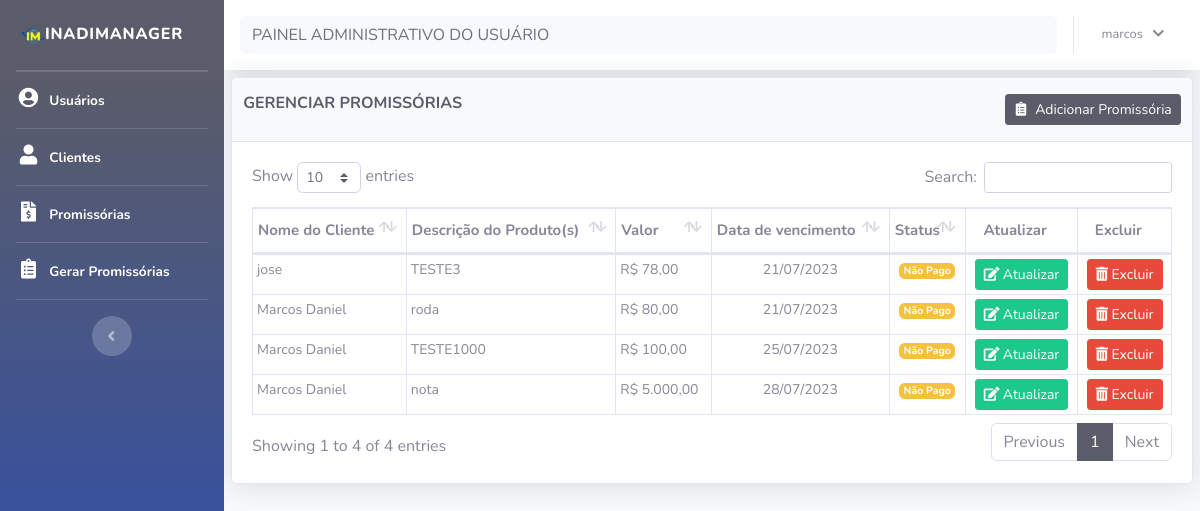
The app's page /promissoria/promissorias_nao_pagas.php (signed in), older data.
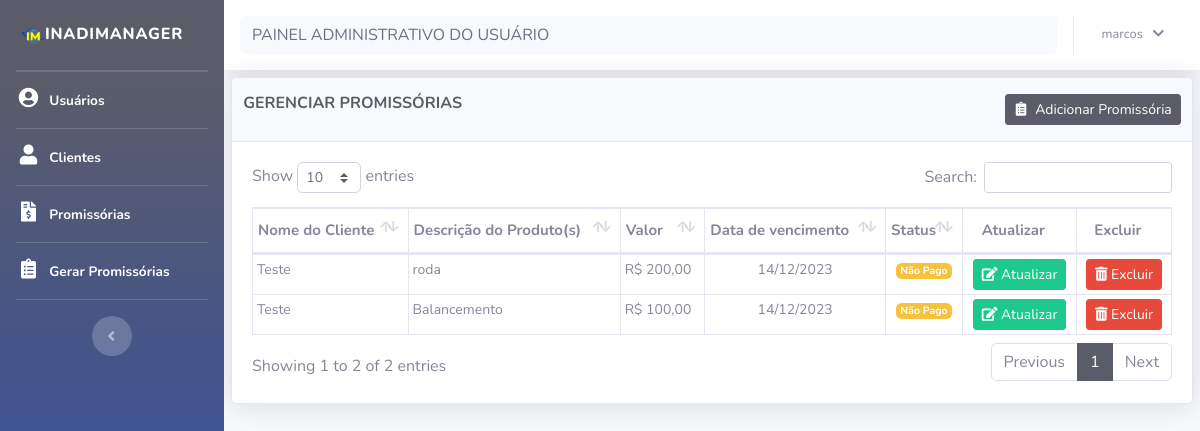
The same page, newer data.
### tables this page shows
CREATE TABLE IF NOT EXISTS `promissoria` (
  `cod` int(11) NOT NULL AUTO_INCREMENT,
  `descricao` varchar(200) NOT NULL,
  `valor` decimal(10,0) NOT NULL,
  `data_compra` date NOT NULL,
  `data_vencimento` date NOT NULL,
  `cod_cliente` int(11) NOT NULL,
  `status` int(11) DEFAULT NULL,
  PRIMARY KEY (`cod`),
  KEY `foreign_key_cod_cliente` (`cod_cliente`),
  KEY `fk_status_promissoria` (`status`),
  CONSTRAINT `fk_divida_cliente` FOREIGN KEY (`cod_cliente`) REFERENCES `cliente` (`cod`) ON DELETE CASCADE,
  CONSTRAINT `fk_status_promissoria` FOREIGN KEY (`status`) REFERENCES `status` (`id`)
);

CREATE TABLE IF NOT EXISTS `cliente` (
  `cod` int(11) NOT NULL AUTO_INCREMENT,
  `nome` varchar(100) NOT NULL,
  `cpf` varchar(100) NOT NULL,
  `email` varchar(100) NOT NULL,
  `endereco` varchar(100) NOT NULL,
  `numero` varchar(11) NOT NULL,
  `bairro` varchar(100) NOT NULL,
  `cidade` varchar(100) NOT NULL,
  `telefone` varchar(100) NOT NULL,
  PRIMARY KEY (`cod`)
);

### bd/bd_promissoria.php (called while the page is built, shortened)
<?php
function listaPromissoriaNaoPagas1() {
    $conexao = conecta_bd();
    $query = $conexao->prepare("SELECT promissoria.cod, cliente.nome, promissoria.descricao, promissoria.valor, promissoria.data_vencimento, promissoria.status
              FROM promissoria
              INNER JOIN cliente ON promissoria.cod_cliente = cliente.cod
              WHERE promissoria.status = 2");
    $query->execute();
    $lista = $query->fetchAll(PDO::FETCH_ASSOC);
    return $lista;
}
?>

### promissoria/promissorias_nao_pagas.php (the view, shortened to what this page needs)
<?php
require_once('../layout/header.php');
require_once('../layout/sidebar.php');
require_once('../bd/bd_promissoria.php');
function formatarDinheiro($valor) {
    return 'R$ ' . number_format($valor, 2, ',', '.');
}
?>
<div id="content">
    <?php require_once('../layout/navbar.php');?>
    <div class="container-fluid">
        <div class="card shadow mb-2">
            <div class="card-header py-3">
                <div class="row">
                    <div class="col-md-8">
                        <h6 class="m-0 font-weight-bold text-primary" id="title">GERENCIAR PROMISSÓRIAS</h6>
                    </div>
                    <div class="col-md-4 card_button_title">
                        <a title="Adicionar nova ordem" href="cad_promissoria.php"><button type="button" class="btn btn-primary btn-sm card_button_title" data-toggle="modal" id=" "> <i class="fas fa-fw fa-clipboard-list">&nbsp;</i> Adicionar Promissória</button></a>
                    </div>
                </div>
            </div>
            <div class="card-body">
                <div class="table-responsive">
                    <table class="table table-bordered" id="dataTable" width="100%" cellspacing="0">
                        <thead>
                            <tr>
                                <th>Nome do Cliente</th>
                                <th>Descrição do Produto(s)</th>
                                <th>Valor</th>
                                <th>Data de vencimento</th>
                                <th>Status</th>
                                <th class="text-center" data-orderable="false">Atualizar</th>
                                <th class="text-center" data-orderable="false">Excluir</th>
                            </tr>
                        </thead>
                        <tbody>
                            <?php
                            $promissoria = listaPromissoriaNaoPagas1();
                            foreach($promissoria as $dados):
                                ?>
                                <tr>
                                    <td><?= $dados['nome'] ?></td>
                                    <td><?= $dados['descricao'] ?></td>
                                    <td><?= formatarDinheiro($dados['valor']) ?></td>
                                    <td class="text-center"><?= date('d/m/Y',strtotime($dados['data_vencimento']))?></td>
                                    <td class="text-center">
                                        <?php
                                         switch ($dados['status']) {
                                            case 2:
                                                echo '<span class="badge badge-warning">Não Pago</span>';
                                                break;
                                            }
                                        ?>
                                        </td>
                                    <td class="text-center">
                                        <a title="Atualizar" href="editar_promissoria.php?cod=<?=$dados['cod']; ?>" class="btn btn-sm btn-success"><i class="fas fa-edit">&nbsp;</i>Atualizar</a>
                                    </td>
                                    <td class="text-center">
                                        <a title="Excluir" href="javascript:void(0)" data-toggle="modal" data-target="#excluir-<?=$dados['cod'];?>" class="btn btn-sm btn-danger"><i class="fas fa-trash-alt">&nbsp;</i>Excluir</a>
                                    </td>
                                </tr>
                            <?php endforeach ?>
                        </tbody>
                    </table>
                </div>
            </div>
        </div>
    </div>
<?php
require_once('../layout/footer.php');
?>

### layout/header.php (shortened to what this page needs)
<!DOCTYPE html>
<html lang="pt-br">
<head>
    <link href="../vendor/fontawesome-free/css/all.min.css" rel="stylesheet" type="text/css">
    <link href="../css/sb-admin-2.css" rel="stylesheet">
    <link href="../css/custom.css" rel="stylesheet">
    <link href="../vendor/datatables/dataTables.bootstrap4.min.css" rel="stylesheet">
</head>
<body id="page-top">
    <div id="wrapper">

### layout/sidebar.php
<ul class="navbar-nav bg-gradient-primary sidebar sidebar-dark accordion" id="accordionSidebar">
    <a class="sidebar-brand d-flex align-items-center justify-content-center" href="../home/home.php">
    <div class="sidebar-brand-text mx-3"><img class = "img-dashbord" src="../img/favicon-alvina.png">Inadimanager</div>
    </a>
    <hr class="sidebar-divider my-0">
        <?php
        if($_SESSION['cod_usu']== 1){
           ?>
           <hr class="sidebar-divider my-0">
           <li class="nav-item active">
            <a class="nav-link" href="../usuario/usuario.php">
                <i class="fa fa-fw fa-user-circle" style="font-size: 20px;"></i>
                <span>Usuários</span></a>
            </li>
            <hr class="sidebar-divider my-0">
            <li class="nav-item active">
                <a class="nav-link" href="../cliente/cliente.php">
                    <i class="fas fa-fw fa-user" style="font-size: 20px;"></i>
                    <span>Clientes</span></a>
                </li>
                <hr class="sidebar-divider my-0">
                <li class="nav-item active">
                    <a class="nav-link" href="../promissoria/promissoria.php">
                        <i class="fas fa-fw fa-file-invoice-dollar" style="font-size: 20px;"></i>
                        <span>Promissórias</span></a>
                    </li>
                    <hr class="sidebar-divider my-0">
                    <li class="nav-item active">
                        <a class="nav-link" href="../promissoria/cad_promissoria.php">
                            <i class="fas fa-fw fa-clipboard-list" style="font-size: 20px;"></i>
                            <span>Gerar Promissórias</span></a>
                        </li>
                        <?php
                    }
                    ?>
                        <hr class="sidebar-divider d-none d-md-block">
                        <div class="text-center d-none d-md-inline">
                            <button class="rounded-circle border-0" id="sidebarToggle"></button>
                        </div>
                    </ul>
                    <div id="content-wrapper" class="d-flex flex-column">

### layout/navbar.php (shortened to what this page needs)
<?php
    if ($_SESSION['nome_usu']) {
        $texto = "PAINEL ADMINISTRATIVO DO USUÁRIO";
    }
?>
<nav class="navbar navbar-expand navbar-light bg-white topbar mb-4 static-top shadow">
    <div class="input-group">
        <input type="text" class="form-control bg-light border-0 small" value="<?=$texto?>" readonly
        aria-label="Search" aria-describedby="basic-addon2">
    </div>
    <ul class="navbar-nav ml-auto">
        <li class="nav-item dropdown no-arrow">
            <a class="nav-link dropdown-toggle" href="#" id="userDropdown" role="button"
            data-toggle="dropdown" aria-haspopup="true" aria-expanded="false">
            <span class="mr-2 d-none d-lg-inline text-gray-600 small"><?php echo $_SESSION['nome_usu']?> &nbsp; <i class="fa fa-solid fa-chevron-down"></i></span>
        </a>
</li>
</ul>
</nav>

### layout/footer.php (shortened to what this page needs)
</div>
</div>
</body>
</html>

### css/custom.css (style rules this page uses)
.card_button_title { float: right; }
.table td, .table th { padding-right: 0; }
.table td { padding: .25rem; font-size: 14px; }
.table_resultfim td, th { padding: .87rem !important; }
.table_result td, th { padding: 1.1rem !important; }
.table th { padding-top: 10px !important; padding-bottom: 10px !important; padding-left: 5px !important; font-size: 15px; }
.table_process td, .table th { padding-right: 0; }

Row changes from the older to the newer data that the page shows:
removed promissoria: cod_cliente.nome "jose", descricao "TESTE3", valor "R$ 78,00", data_vencimento "21/07/2023", shows "Não Pago"
removed promissoria: cod_cliente.nome "Marcos Daniel", descricao "roda", valor "R$ 80,00", data_vencimento "21/07/2023", shows "Não Pago"
removed promissoria: cod_cliente.nome "Marcos Daniel", descricao "TESTE1000", valor "R$ 100,00", data_vencimento "25/07/2023", shows "Não Pago"
removed promissoria: cod_cliente.nome "Marcos Daniel", descricao "nota", valor "R$ 5.000,00", data_vencimento "28/07/2023", shows "Não Pago"
added promissoria: cod_cliente.nome "Teste", descricao "roda", valor "R$ 200,00", data_vencimento "14/12/2023", shows "Não Pago"
added promissoria: cod_cliente.nome "Teste", descricao "Balancemento", valor "R$ 100,00", data_vencimento "14/12/2023", shows "Não Pago"
Text that changed along with them:
text written by a page script: "Show entries Search: Showing 1 to 4 of 4 entries Previous 1 Next" → "Show entries Search: Showing 1 to 2 of 2 entries Previous 1 Next"
